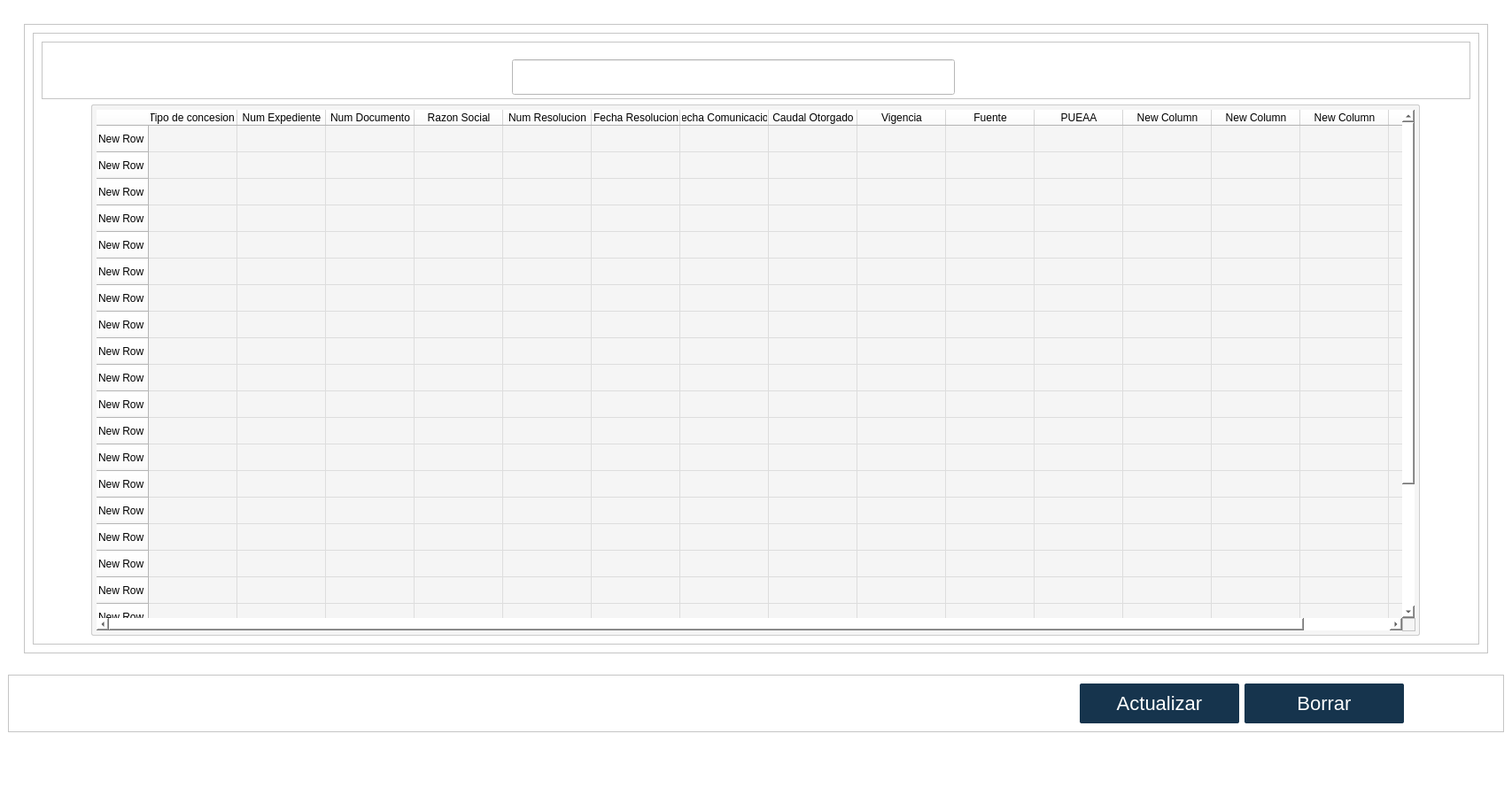
<?xml version="1.0" encoding="UTF-8"?>
<ui version="4.0">
 <class>MainWindow</class>
 <widget class="QMainWindow" name="MainWindow">
  <property name="geometry">
   <rect>
    <x>0</x>
    <y>0</y>
    <width>1707</width>
    <height>892</height>
   </rect>
  </property>
  <property name="windowTitle">
   <string>MainWindow</string>
  </property>
  <property name="styleSheet">
   <string notr="true">background-color: rgb(255, 255, 255);</string>
  </property>
  <widget class="QWidget" name="centralwidget">
   <property name="sizePolicy">
    <sizepolicy hsizetype="Fixed" vsizetype="Fixed">
     <horstretch>0</horstretch>
     <verstretch>0</verstretch>
    </sizepolicy>
   </property>
   <layout class="QGridLayout" name="gridLayout_2">
    <item row="0" column="0">
     <widget class="QWidget" name="gridWidget" native="true">
      <property name="styleSheet">
       <string notr="true"/>
      </property>
      <layout class="QGridLayout" name="gridLayout">
       <item row="0" column="0">
        <widget class="QWidget" name="widget" native="true">
         <property name="styleSheet">
          <string notr="true">
background-color: rgb(255, 255, 255);</string>
         </property>
         <layout class="QVBoxLayout" name="verticalLayout">
          <item>
           <widget class="QFrame" name="frame">
            <property name="frameShape">
             <enum>QFrame::StyledPanel</enum>
            </property>
            <property name="frameShadow">
             <enum>QFrame::Raised</enum>
            </property>
            <layout class="QVBoxLayout" name="verticalLayout_2">
             <item>
              <widget class="QFrame" name="frame_2">
               <property name="styleSheet">
                <string notr="true">background-color: rgb(255, 255, 255);</string>
               </property>
               <property name="frameShape">
                <enum>QFrame::StyledPanel</enum>
               </property>
               <property name="frameShadow">
                <enum>QFrame::Raised</enum>
               </property>
               <layout class="QGridLayout" name="gridLayout_3">
                <item row="2" column="0" alignment="Qt::AlignHCenter">
                 <widget class="QTableWidget" name="tableWidget">
                  <property name="sizePolicy">
                   <sizepolicy hsizetype="Fixed" vsizetype="Fixed">
                    <horstretch>0</horstretch>
                    <verstretch>0</verstretch>
                   </sizepolicy>
                  </property>
                  <property name="minimumSize">
                   <size>
                    <width>1500</width>
                    <height>600</height>
                   </size>
                  </property>
                  <property name="styleSheet">
                   <string notr="true">QTableWidget {
    background-color: #f5f5f5; /* Fondo gris claro */
    border: 1px solid #CCCCCC; /* Borde suave */
    border-radius: 2px; /* Bordes redondeados */
    font-size: 12px; /* Tamaño de fuente */
    padding: 5px; /* Espaciado interno */
    gridline-color: #DDDDDD; /* Color de las líneas de la cuadrícula */
}

QTableWidget::item {
    padding: 5px; /* Espaciado de las celdas */
    border-radius: 2px; /* Bordes redondeados en las celdas */
}

QTableWidget::item:hover {
    background-color: #f0f0f0; /* Fondo claro al pasar el mouse */
    color: #16344D; /* Texto azul al pasar el mouse */
}

/* Barra de desplazamiento vertical y horizontal */
QScrollBar:vertical, QScrollBar:horizontal {
	
    border-radius: 15px; /* Bordes redondeados */
    background-color: #f5f5f5; /* Fondo gris claro */
    width: 7px; /* Ancho de la barra vertical */
    height: 7px; /* Alto de la barra horizontal */
}

/* Manejador de la barra de desplazamiento (el &quot;handle&quot;) */
QScrollBar::handle:vertical, QScrollBar::handle:horizontal {
    background-color: #16344D; /* Barra de desplazamiento en azul */
    border-radius: 15px; /* Bordes redondeados */
    min-height: 10px; /* Tamaño mínimo de la barra de desplazamiento vertical */
    min-width: 10px; /* Tamaño mínimo de la barra de desplazamiento horizontal */
}

/* Efecto cuando el mouse pasa por encima del manejador */
QScrollBar::handle:vertical:hover, QScrollBar::handle:horizontal:hover {
    background-color: #1A4567; /* Fondo más oscuro al pasar el mouse */
}

/* Líneas de los botones de desplazamiento (arriba/abajo o izquierda/derecha) */
QScrollBar::add-line:vertical, QScrollBar::sub-line:vertical,
QScrollBar::add-line:horizontal, QScrollBar::sub-line:horizontal {
    background: none; /* Quitar los botones de desplazamiento */
}

/* Flechas de los botones de desplazamiento */
QScrollBar::up-arrow:vertical, QScrollBar::down-arrow:vertical,
QScrollBar::left-arrow:horizontal, QScrollBar::right-arrow:horizontal {
    background: none; /* Quitar las flechas */
}
</string>
                  </property>
                  <row>
                   <property name="text">
                    <string>New Row</string>
                   </property>
                  </row>
                  <row>
                   <property name="text">
                    <string>New Row</string>
                   </property>
                  </row>
                  <row>
                   <property name="text">
                    <string>New Row</string>
                   </property>
                  </row>
                  <row>
                   <property name="text">
                    <string>New Row</string>
                   </property>
                  </row>
                  <row>
                   <property name="text">
                    <string>New Row</string>
                   </property>
                  </row>
                  <row>
                   <property name="text">
                    <string>New Row</string>
                   </property>
                  </row>
                  <row>
                   <property name="text">
                    <string>New Row</string>
                   </property>
                  </row>
                  <row>
                   <property name="text">
                    <string>New Row</string>
                   </property>
                  </row>
                  <row>
                   <property name="text">
                    <string>New Row</string>
                   </property>
                  </row>
                  <row>
                   <property name="text">
                    <string>New Row</string>
                   </property>
                  </row>
                  <row>
                   <property name="text">
                    <string>New Row</string>
                   </property>
                  </row>
                  <row>
                   <property name="text">
                    <string>New Row</string>
                   </property>
                  </row>
                  <row>
                   <property name="text">
                    <string>New Row</string>
                   </property>
                  </row>
                  <row>
                   <property name="text">
                    <string>New Row</string>
                   </property>
                  </row>
                  <row>
                   <property name="text">
                    <string>New Row</string>
                   </property>
                  </row>
                  <row>
                   <property name="text">
                    <string>New Row</string>
                   </property>
                  </row>
                  <row>
                   <property name="text">
                    <string>New Row</string>
                   </property>
                  </row>
                  <row>
                   <property name="text">
                    <string>New Row</string>
                   </property>
                  </row>
                  <row>
                   <property name="text">
                    <string>New Row</string>
                   </property>
                  </row>
                  <row>
                   <property name="text">
                    <string>New Row</string>
                   </property>
                  </row>
                  <row>
                   <property name="text">
                    <string>New Row</string>
                   </property>
                  </row>
                  <row>
                   <property name="text">
                    <string>New Row</string>
                   </property>
                  </row>
                  <row>
                   <property name="text">
                    <string>New Row</string>
                   </property>
                  </row>
                  <row>
                   <property name="text">
                    <string>New Row</string>
                   </property>
                  </row>
                  <column>
                   <property name="text">
                    <string>Tipo de concesion </string>
                   </property>
                  </column>
                  <column>
                   <property name="text">
                    <string>Num Expediente</string>
                   </property>
                  </column>
                  <column>
                   <property name="text">
                    <string>Num Documento</string>
                   </property>
                  </column>
                  <column>
                   <property name="text">
                    <string>Razon Social</string>
                   </property>
                  </column>
                  <column>
                   <property name="text">
                    <string>Num Resolucion</string>
                   </property>
                  </column>
                  <column>
                   <property name="text">
                    <string>Fecha Resolucion</string>
                   </property>
                  </column>
                  <column>
                   <property name="text">
                    <string>Fecha Comunicacion</string>
                   </property>
                  </column>
                  <column>
                   <property name="text">
                    <string>Caudal Otorgado</string>
                   </property>
                  </column>
                  <column>
                   <property name="text">
                    <string>Vigencia</string>
                   </property>
                  </column>
                  <column>
                   <property name="text">
                    <string>Fuente</string>
                   </property>
                  </column>
                  <column>
                   <property name="text">
                    <string>PUEAA</string>
                   </property>
                  </column>
                  <column>
                   <property name="text">
                    <string>New Column</string>
                   </property>
                  </column>
                  <column>
                   <property name="text">
                    <string>New Column</string>
                   </property>
                  </column>
                  <column>
                   <property name="text">
                    <string>New Column</string>
                   </property>
                  </column>
                  <column>
                   <property name="text">
                    <string>New Column</string>
                   </property>
                  </column>
                 </widget>
                </item>
                <item row="0" column="0">
                 <widget class="QFrame" name="frame_3">
                  <property name="sizePolicy">
                   <sizepolicy hsizetype="Preferred" vsizetype="Fixed">
                    <horstretch>0</horstretch>
                    <verstretch>0</verstretch>
                   </sizepolicy>
                  </property>
                  <property name="minimumSize">
                   <size>
                    <width>250</width>
                    <height>50</height>
                   </size>
                  </property>
                  <property name="styleSheet">
                   <string notr="true">background-color: rgb(255, 255, 255);</string>
                  </property>
                  <property name="frameShape">
                   <enum>QFrame::StyledPanel</enum>
                  </property>
                  <property name="frameShadow">
                   <enum>QFrame::Raised</enum>
                  </property>
                  <layout class="QHBoxLayout" name="horizontalLayout_2">
                   <item>
                    <spacer name="horizontalSpacer_3">
                     <property name="orientation">
                      <enum>Qt::Horizontal</enum>
                     </property>
                     <property name="sizeHint" stdset="0">
                      <size>
                       <width>40</width>
                       <height>20</height>
                      </size>
                     </property>
                    </spacer>
                   </item>
                   <item alignment="Qt::AlignHCenter">
                    <widget class="QLineEdit" name="lineEdit">
                     <property name="sizePolicy">
                      <sizepolicy hsizetype="Fixed" vsizetype="Fixed">
                       <horstretch>0</horstretch>
                       <verstretch>0</verstretch>
                      </sizepolicy>
                     </property>
                     <property name="minimumSize">
                      <size>
                       <width>500</width>
                       <height>40</height>
                      </size>
                     </property>
                     <property name="maximumSize">
                      <size>
                       <width>300</width>
                       <height>25</height>
                      </size>
                     </property>
                     <property name="styleSheet">
                      <string notr="true">QLineEdit {

    background-color: #f5f5f5; /* Gris más claro cuando se escribe */
    border: none; /* Sin bordes generales */
    border-bottom: 1px solid #000000; /* Solo borde inferior inicial */
    border-radius: 4px; /* Sin bordes redondeados */
    padding: 5px; /* Espaciado interno */
    font: 18px;
QLineEdit {

    background-color: #f5f5f5; /* Gris más claro cuando se escribe */
    border: none; /* Sin bordes generales */
    border-bottom: 1px solid #000000; /* Solo borde inferior inicial */
    border-radius: 0px; /* Sin bordes redondeados */
    padding: 5px; /* Espaciado interno */
    font: 10px;

	margin-right: 8px; /* Margen a la derecha de 10px */
}

/* Al pasar el mouse, se agregan los bordes izquierdo y derecho */
QLineEdit:hover {
    border-bottom: 2px solid #16344D; /* Mantiene el borde inferior */
}

/* Al hacer clic (foco), se mantiene igual que el hover */
QLineEdit:focus {
    border-bottom: 2px solid #16344D;
    background-color: #e0e0e0; /* Gris más claro cuando se escribe */
    box-shadow: 0 0 5px rgba(0, 0, 0, 0.3); /* Sombra opcional al activar */
}

}

/* Al pasar el mouse, se agregan los bordes izquierdo y derecho */
QLineEdit:hover {
    border-bottom: 2px solid #16344D; /* Mantiene el borde inferior */
}

/* Al hacer clic (foco), se mantiene igual que el hover */
QLineEdit:focus {
    border-bottom: 2px solid #16344D;
    background-color: #e0e0e0; /* Gris más claro cuando se escribe */
    box-shadow: 0 0 5px rgba(0, 0, 0, 0.3); /* Sombra opcional al activar */
}
</string>
                     </property>
                    </widget>
                   </item>
                   <item>
                    <widget class="QToolButton" name="toolButton_2">
                     <property name="minimumSize">
                      <size>
                       <width>45</width>
                       <height>45</height>
                      </size>
                     </property>
                     <property name="maximumSize">
                      <size>
                       <width>30</width>
                       <height>30</height>
                      </size>
                     </property>
                     <property name="styleSheet">
                      <string notr="true">border:none;</string>
                     </property>
                     <property name="text">
                      <string/>
                     </property>
                     <property name="icon">
                      <iconset>
                       <normaloff>../../assets/iconos/people.png</normaloff>../../assets/iconos/people.png</iconset>
                     </property>
                     <property name="iconSize">
                      <size>
                       <width>32</width>
                       <height>32</height>
                      </size>
                     </property>
                     <property name="toolButtonStyle">
                      <enum>Qt::ToolButtonTextBesideIcon</enum>
                     </property>
                    </widget>
                   </item>
                   <item>
                    <spacer name="horizontalSpacer_2">
                     <property name="orientation">
                      <enum>Qt::Horizontal</enum>
                     </property>
                     <property name="sizeHint" stdset="0">
                      <size>
                       <width>40</width>
                       <height>20</height>
                      </size>
                     </property>
                    </spacer>
                   </item>
                  </layout>
                 </widget>
                </item>
               </layout>
              </widget>
             </item>
            </layout>
           </widget>
          </item>
         </layout>
        </widget>
       </item>
      </layout>
     </widget>
    </item>
    <item row="1" column="0">
     <widget class="QFrame" name="frame_4">
      <property name="sizePolicy">
       <sizepolicy hsizetype="Preferred" vsizetype="Fixed">
        <horstretch>0</horstretch>
        <verstretch>0</verstretch>
       </sizepolicy>
      </property>
      <property name="minimumSize">
       <size>
        <width>0</width>
        <height>50</height>
       </size>
      </property>
      <property name="frameShape">
       <enum>QFrame::StyledPanel</enum>
      </property>
      <property name="frameShadow">
       <enum>QFrame::Raised</enum>
      </property>
      <layout class="QHBoxLayout" name="horizontalLayout">
       <item>
        <spacer name="horizontalSpacer">
         <property name="orientation">
          <enum>Qt::Horizontal</enum>
         </property>
         <property name="sizeType">
          <enum>QSizePolicy::Fixed</enum>
         </property>
         <property name="sizeHint" stdset="0">
          <size>
           <width>1200</width>
           <height>20</height>
          </size>
         </property>
        </spacer>
       </item>
       <item>
        <widget class="QPushButton" name="pushButton_2">
         <property name="sizePolicy">
          <sizepolicy hsizetype="Fixed" vsizetype="Fixed">
           <horstretch>0</horstretch>
           <verstretch>0</verstretch>
          </sizepolicy>
         </property>
         <property name="minimumSize">
          <size>
           <width>180</width>
           <height>45</height>
          </size>
         </property>
         <property name="cursor">
          <cursorShape>PointingHandCursor</cursorShape>
         </property>
         <property name="styleSheet">
          <string notr="true">QPushButton {
    background-color: #16344D; /* Color de fondo */
    border-radius: 2px; /* Bordes redondeados */
    color: white; /* Color del texto */
    padding: 5px 10px; /* Espaciado interno */
    border: none; /* Elimina el borde predeterminado */
    font-size: 22px; /* Tamaño de fuente */
    text-align: Center; /* Alinea el texto a la izquierda */
}

QPushButton:hover {
    background-color: #525C5E; /* Color de fondo al pasar el mouse */
    box-shadow: 0 0 10px rgba(0, 0, 0, 0.5); /* Sombra al pasar el mouse */
    transform: scale(1.02); /* Ligero aumento al pasar el mouse */
    transition: all 0.3s ease-in-out; /* Transición suave */
}

QPushButton::icon {
    padding-right: 5px; /* Espaciado entre el icono y el texto */
}
</string>
         </property>
         <property name="text">
          <string>Actualizar</string>
         </property>
         <property name="icon">
          <iconset>
           <normaloff>../../assets/iconos/actualizar-flecha.png</normaloff>../../assets/iconos/actualizar-flecha.png</iconset>
         </property>
         <property name="iconSize">
          <size>
           <width>24</width>
           <height>24</height>
          </size>
         </property>
        </widget>
       </item>
       <item alignment="Qt::AlignLeft">
        <widget class="QPushButton" name="pushButton">
         <property name="sizePolicy">
          <sizepolicy hsizetype="Fixed" vsizetype="Fixed">
           <horstretch>0</horstretch>
           <verstretch>0</verstretch>
          </sizepolicy>
         </property>
         <property name="minimumSize">
          <size>
           <width>180</width>
           <height>45</height>
          </size>
         </property>
         <property name="cursor">
          <cursorShape>PointingHandCursor</cursorShape>
         </property>
         <property name="styleSheet">
          <string notr="true">QPushButton {
    background-color: #16344D; /* Color de fondo */
    border-radius: 2px; /* Bordes redondeados */
    color: white; /* Color del texto */
    padding: 5px 10px; /* Espaciado interno */
    border: none; /* Elimina el borde predeterminado */
    font-size: 22px; /* Tamaño de fuente */
    text-align: Center; /* Alinea el texto a la izquierda */
}

QPushButton:hover {
    background-color: #C2185B; /* Color de fondo al pasar el mouse */
    box-shadow: 0 0 10px rgba(0, 0, 0, 0.5); /* Sombra al pasar el mouse */
    transform: scale(1.02); /* Ligero aumento al pasar el mouse */
    transition: all 0.3s ease-in-out; /* Transición suave */
}

QPushButton::icon {
    padding-right: 5px; /* Espaciado entre el icono y el texto */
}
</string>
         </property>
         <property name="text">
          <string>Borrar</string>
         </property>
         <property name="icon">
          <iconset>
           <normaloff>../../assets/iconos/borrar.png</normaloff>../../assets/iconos/borrar.png</iconset>
         </property>
         <property name="iconSize">
          <size>
           <width>24</width>
           <height>24</height>
          </size>
         </property>
        </widget>
       </item>
      </layout>
     </widget>
    </item>
    <item row="2" column="0">
     <spacer name="verticalSpacer">
      <property name="orientation">
       <enum>Qt::Vertical</enum>
      </property>
      <property name="sizeType">
       <enum>QSizePolicy::Fixed</enum>
      </property>
      <property name="sizeHint" stdset="0">
       <size>
        <width>20</width>
        <height>80</height>
       </size>
      </property>
     </spacer>
    </item>
   </layout>
  </widget>
 </widget>
 <resources/>
 <connections/>
</ui>
